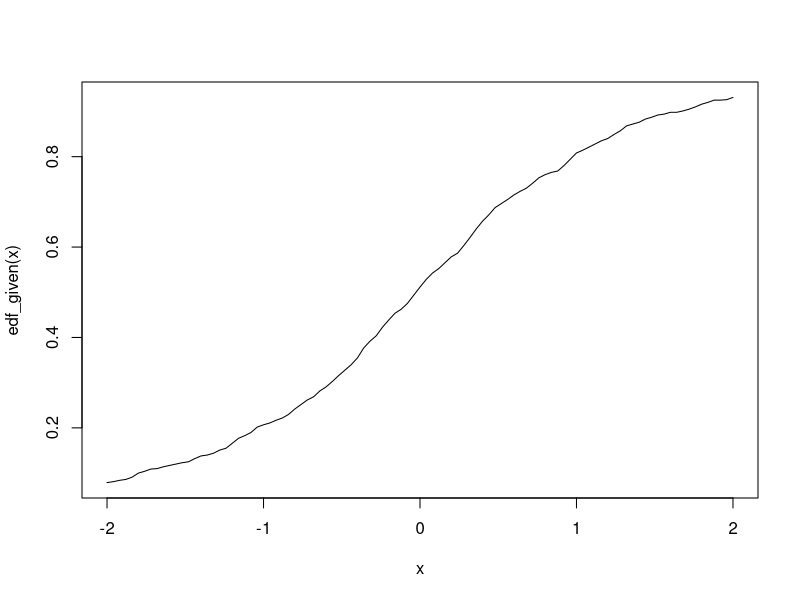
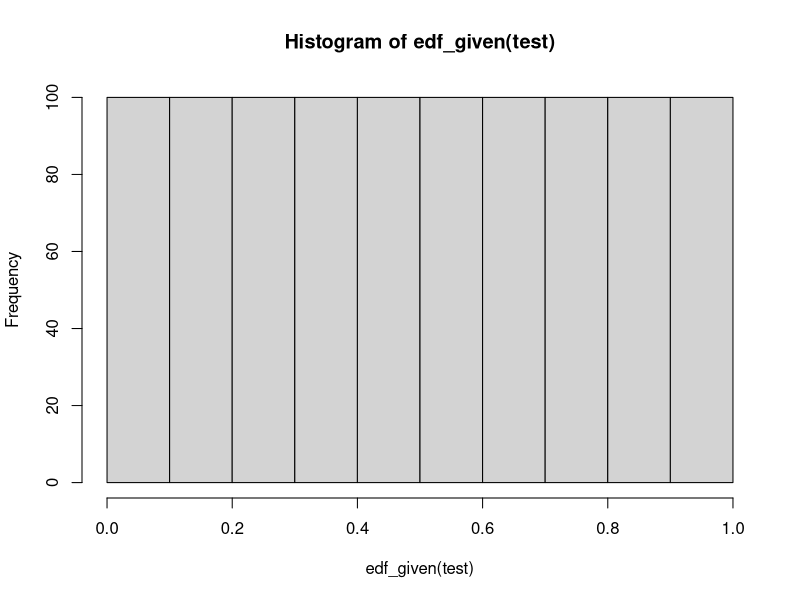
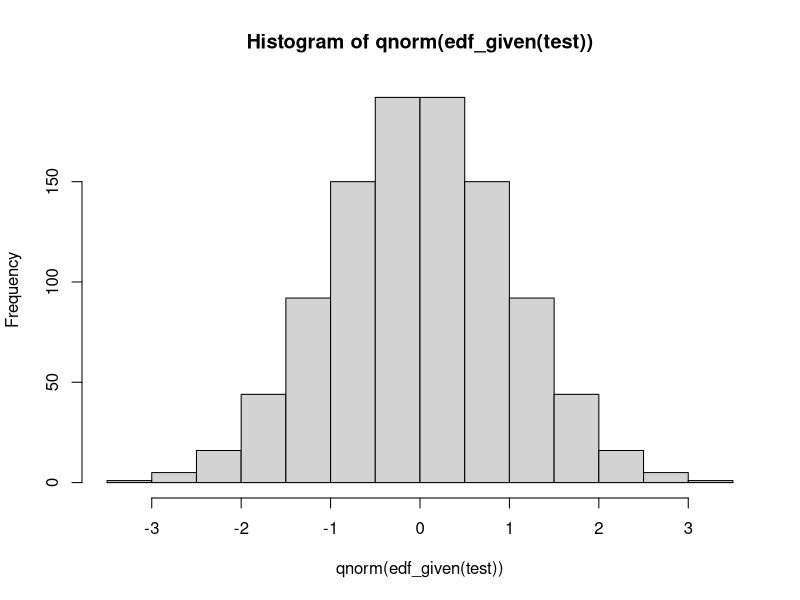
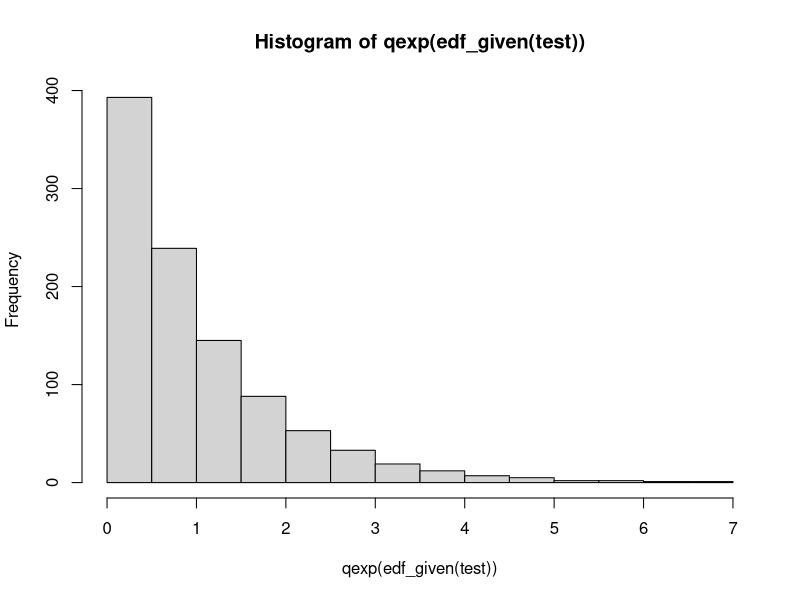

The R script that drew these images, in order:
edf = function(x,X){
  browser()
  sorted = sort(X)
  n = length(X)
  
  s = 0 
  for (i in 1:n){
    s = s + (sorted[i] <= x)
  }
  
  s = s/(n+1)
  return(s)
}




test = rt(1000, 3)

edf_given = function(x){edf(x,test)}

curve(edf_given, from = -2, to = 2)

hist(edf_given(test))

hist(qnorm(edf_given(test)))

hist(qexp(edf_given(test)))

x = qnorm(edf_given(test))


tseries::jarque.bera.test(x[which(x != Inf)])
